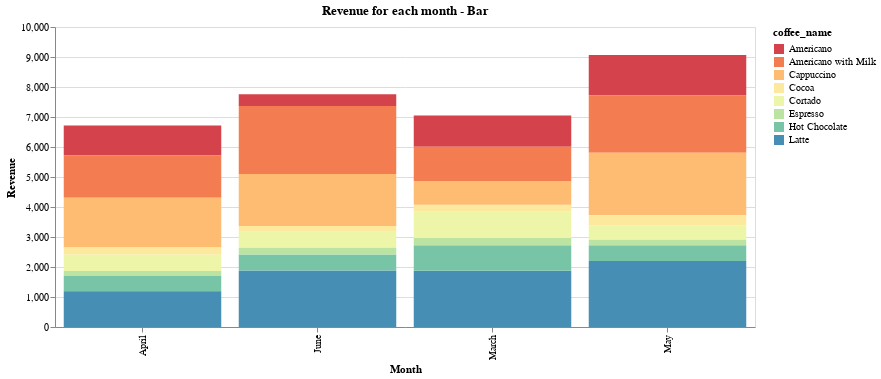

Notebook code cell kept with this figure:
### Code cell
#Revenue generated each month - bar

alt.Chart(df).mark_bar().encode(
    x=alt.X('date1', title='Month'),
    y=alt.Y('sum(money)', title='Revenue'),
    #color = 'coffee_name'
    color=alt.Color('coffee_name', scale=alt.Scale(scheme='spectral')),
).properties(
    title='Revenue for each month - Bar',
    width=700,
    height=300)

### Figure 1 — Vega-Lite specification as saved in the notebook (floating-point values rounded to 4 significant figures; data arrays with more than 128 entries replaced by an {"elided": "..."} marker saying what was removed)
{"config": {"view": {"continuousWidth": 400, "continuousHeight": 300}}, "data": {"name": "data-4d33c50656d9e5daca06aa3e7e2794d9"}, "mark": "bar", "encoding": {"color": {"type": "nominal", "field": "coffee_name", "scale": {"scheme": "spectral"}}, "x": {"type": "nominal", "field": "date1", "title": "Month"}, "y": {"type": "quantitative", "aggregate": "sum", "field": "money", "title": "Revenue"}}, "height": 300, "title": "Revenue for each month - Bar", "width": 700, "$schema": "https://vega.github.io/schema/vega-lite/v4.8.1.json", "datasets": {"data-4d33c50656d9e5daca06aa3e7e2794d9": {"elided": "896 records"}}}
